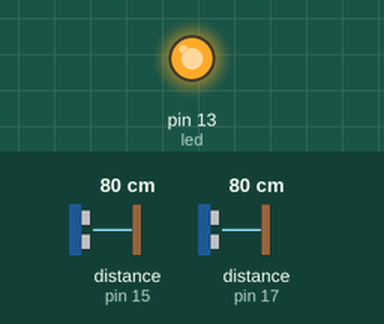
Recording of a sketch running on a simulated Arduino Uno, built with avr-gcc and run on an emulated ATmega328P. Shown: output pins drawn as LEDs (lit = HIGH). Wiring (inferred from the names in the program): 2 × ultrasonic range finder: trigger pin 14, echo pin 15 / trigger pin 16, echo pin 17. The inputs (shaded band) are chosen by the test bench; at power-on: distance to the obstacle (sensors on pin 15, pin 17) 80 cm. The echo pulse lasts 58.3 µs per cm; pins used as bus, display or sensor lines are not drawn; what the sketch prints to the serial monitor is not drawn.

Above: at 0.1 s.
Timing chart, 0 to 1.6 s (numbered marks = the images above):
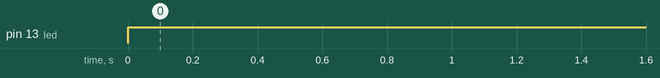

The sketch:

two_ultrasonic_test.ino
```cpp
// Ultrasonic Sensor
const int trigPin1 = 14;
const int echoPin1 = 15;
long duration1;
float distance1;
unsigned long time;

// Ultrasonic Sensor2
const int trigPin2 = 16;
const int echoPin2 = 17;
long duration2;
float distance2;
//unsigned long time;
int led=13;
void setup() {
  // put your setup code here, to run once:
Serial.begin(115200);
    // Ultrasonic Sensor
  pinMode(trigPin1, OUTPUT);
  pinMode(echoPin1, INPUT);
  pinMode(trigPin2, OUTPUT);
  pinMode(echoPin2, INPUT);
  pinMode(led,OUTPUT);
}

void loop() {
  digitalWrite(led,HIGH);
    // Ultrasonic Sensor 1
  digitalWrite(trigPin1, LOW);
  delayMicroseconds(2);
  // Sets the trigPin on HIGH state for 10 micro seconds
  digitalWrite(trigPin1, HIGH);
  delayMicroseconds(10);
  digitalWrite(trigPin1, LOW);
  // Reads the echoPin, returns the sound wave travel time in microseconds
  duration1 = pulseIn(echoPin1, HIGH);
  // Calculating the distance
  distance1 = (duration1 * 0.034) / 2;

      // Ultrasonic Sensor2
  digitalWrite(trigPin2, LOW);
  delayMicroseconds(2);
  // Sets the trigPin on HIGH state for 10 micro seconds
  digitalWrite(trigPin2, HIGH);
  delayMicroseconds(10);
  digitalWrite(trigPin2, LOW);
  // Reads the echoPin, returns the sound wave travel time in microseconds
  duration2 = pulseIn(echoPin2, HIGH);
  // Calculating the distance
  distance2 = (duration2 * 0.034) / 2;

  delay(150);
  // Prints the distance on the Serial Monitor
  Serial.print("Distance Ultra 1: ");
  //Serial.print('\t');
  Serial.print(distance1);
  Serial.print('\n');
  Serial.print("Distance Ultra 2: ");
  Serial.print('\t');
  Serial.print(distance2);
  Serial.print('\n');

//delay(1000);
}
```

Measured:
- by itself, pin 13 (led): LOW → HIGH at 0.00 s
